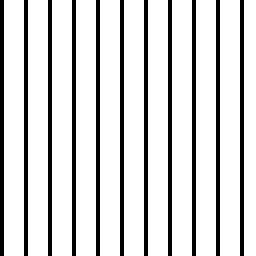

Write the Python code that produced this figure.
#!/usr/bin/env python

from PIL import Image, ImageDraw

SIZE = 256

image = Image.new("L", (SIZE, SIZE))
d = ImageDraw.Draw(image)

width = 4

for x in range(SIZE):
    for y in range(SIZE):
        d.point((x, y), (x / width % 6 != 0) * 255)

image.save('stripe.jpg')
